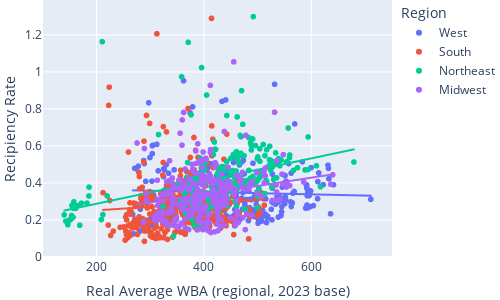

Notebook code cell kept with this figure:
### Code cell
fig = px.scatter(data_frame = master,
                 x = 'Real Average WBA (regional, 2023 base)',
                 y = 'Recipiency Rate',
                 color = "Region",
                 width = 500,
                 height = 300,
                 trendline='ols')

fig.update_layout(margin={"r":0,"t":0,"l":0,"b":0})
fig.show()

### Figure 1 — Plotly figure (JSON) as saved in the notebook; plotly's stock layout.template omitted (floating-point values rounded to 4 significant figures; data arrays with more than 128 entries replaced by an {"elided": "..."} marker saying what was removed)
{"data": [{"hovertemplate": "Region=West<br>Real Average WBA (regional, 2023 base)=%{x}<br>Recipiency Rate=%{y}<extra></extra>", "legendgroup": "West", "marker": {"color": "#636efa", "symbol": "circle"}, "mode": "markers", "name": "West", "showlegend": true, "type": "scattergl", "x": {"elided": "312 float values"}, "xaxis": "x", "y": {"elided": "312 float values"}, "yaxis": "y"}, {"hovertemplate": "<b>OLS trendline</b><br>Recipiency Rate = -6.52888e-05 * Real Average WBA (regional, 2023 base) + 0.37741<br>R<sup>2</sup>=0.001971<br><br>Region=West<br>Real Average WBA (regional, 2023 base)=%{x}<br>Recipiency Rate=%{y} <b>(trend)</b><extra></extra>", "legendgroup": "West", "marker": {"color": "#636efa", "symbol": "circle"}, "mode": "lines", "name": "West", "showlegend": false, "type": "scattergl", "x": {"elided": "312 float values"}, "xaxis": "x", "y": {"elided": "312 float values"}, "yaxis": "y"}, {"hovertemplate": "Region=South<br>Real Average WBA (regional, 2023 base)=%{x}<br>Recipiency Rate=%{y}<extra></extra>", "legendgroup": "South", "marker": {"color": "#EF553B", "symbol": "circle"}, "mode": "markers", "name": "South", "showlegend": true, "type": "scattergl", "x": {"elided": "407 float values"}, "xaxis": "x", "y": {"elided": "407 float values"}, "yaxis": "y"}, {"hovertemplate": "<b>OLS trendline</b><br>Recipiency Rate = 0.000188892 * Real Average WBA (regional, 2023 base) + 0.213964<br>R<sup>2</sup>=0.007202<br><br>Region=South<br>Real Average WBA (regional, 2023 base)=%{x}<br>Recipiency Rate=%{y} <b>(trend)</b><extra></extra>", "legendgroup": "South", "marker": {"color": "#EF553B", "symbol": "circle"}, "mode": "lines", "name": "South", "showlegend": false, "type": "scattergl", "x": {"elided": "407 float values"}, "xaxis": "x", "y": {"elided": "407 float values"}, "yaxis": "y"}, {"hovertemplate": "Region=Northeast<br>Real Average WBA (regional, 2023 base)=%{x}<br>Recipiency Rate=%{y}<extra></extra>", "legendgroup": "Northeast", "marker": {"color": "#00cc96", "symbol": "circle"}, "mode": "markers", "name": "Northeast", "showlegend": true, "type": "scattergl", "x": {"elided": "239 float values"}, "xaxis": "x", "y": {"elided": "239 float values"}, "yaxis": "y"}, {"hovertemplate": "<b>OLS trendline</b><br>Recipiency Rate = 0.000612969 * Real Average WBA (regional, 2023 base) + 0.164873<br>R<sup>2</sup>=0.137195<br><br>Region=Northeast<br>Real Average WBA (regional, 2023 base)=%{x}<br>Recipiency Rate=%{y} <b>(trend)</b><extra></extra>", "legendgroup": "Northeast", "marker": {"color": "#00cc96", "symbol": "circle"}, "mode": "lines", "name": "Northeast", "showlegend": false, "type": "scattergl", "x": {"elided": "239 float values"}, "xaxis": "x", "y": {"elided": "239 float values"}, "yaxis": "y"}, {"hovertemplate": "Region=Midwest<br>Real Average WBA (regional, 2023 base)=%{x}<br>Recipiency Rate=%{y}<extra></extra>", "legendgroup": "Midwest", "marker": {"color": "#ab63fa", "symbol": "circle"}, "mode": "markers", "name": "Midwest", "showlegend": true, "type": "scattergl", "x": {"elided": "288 float values"}, "xaxis": "x", "y": {"elided": "288 float values"}, "yaxis": "y"}, {"hovertemplate": "<b>OLS trendline</b><br>Recipiency Rate = 0.000447709 * Real Average WBA (regional, 2023 base) + 0.159774<br>R<sup>2</sup>=0.045464<br><br>Region=Midwest<br>Real Average WBA (regional, 2023 base)=%{x}<br>Recipiency Rate=%{y} <b>(trend)</b><extra></extra>", "legendgroup": "Midwest", "marker": {"color": "#ab63fa", "symbol": "circle"}, "mode": "lines", "name": "Midwest", "showlegend": false, "type": "scattergl", "x": {"elided": "288 float values"}, "xaxis": "x", "y": {"elided": "288 float values"}, "yaxis": "y"}], "layout": {"height": 300, "legend": {"title": {"text": "Region"}, "tracegroupgap": 0}, "margin": {"b": 0, "l": 0, "r": 0, "t": 0}, "width": 500, "xaxis": {"anchor": "y", "autorange": true, "domain": [0, 1], "range": [100.1, 750.5], "title": {"text": "Real Average WBA (regional, 2023 base)"}, "type": "linear"}, "yaxis": {"anchor": "x", "autorange": true, "domain": [0, 1], "range": [-0.005712, 1.389], "title": {"text": "Recipiency Rate"}, "type": "linear"}}}
